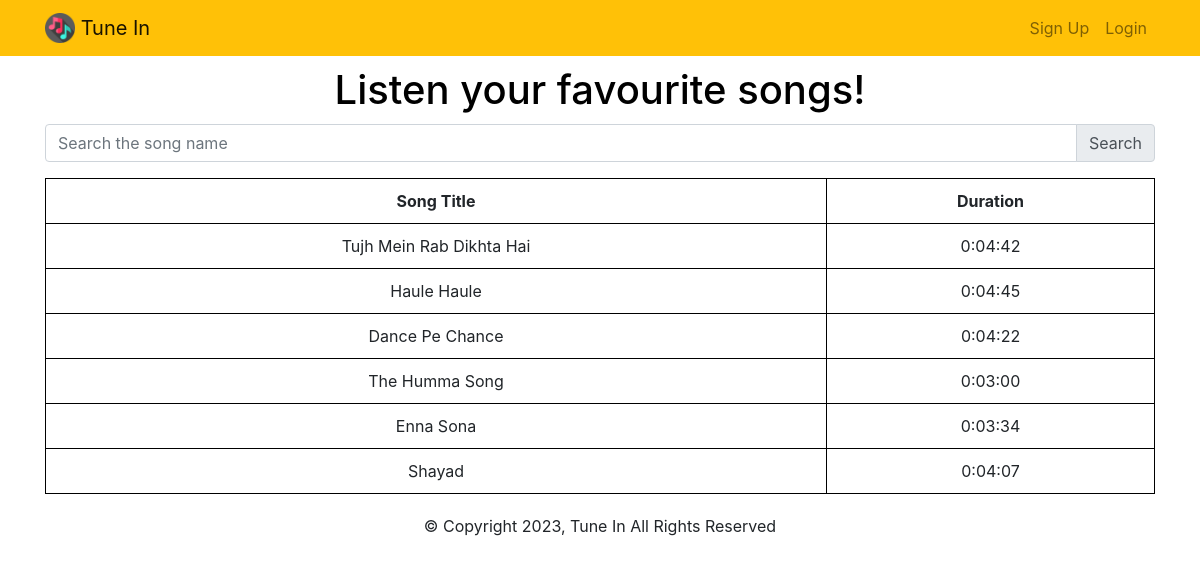
The page / on the database its author committed.
### musicPlayer/models.py (models this page shows, shortened)
class Song(models.Model):
    song_title = models.CharField(max_length=100)
    singer_name = models.CharField(max_length=100)
    album_name = models.CharField(max_length=100)
    duration = models.DurationField(null=True, blank=True)

### musicPlayer/views.py (the view)
# urls.py: path('', views.index, name='index'),
def index(request):
    if 'q' in request.GET:
        q = request.GET['q']
        songs = Song.objects.filter(song_title__icontains=q)
    else:
        songs = Song.objects.all()
    lensongs = len(songs)
    context = {'songs':songs, 'lensongs': lensongs}
    return render(request, 'index.html', context=context)

### musicPlayer/templates/index.html (shortened to what this page needs)
{% extends "base.html" %}
{% block content %}
    <div style="margin: 10px auto; width: 90%;">
        <h1 style="text-align: center;">Listen your favourite songs!</h1>
    </div>
    <form>
        <div class="input-group mb-3">
            <input type="search" class="form-control" name="q" placeholder="Search the song name" aria-label="Search the song name" aria-describedby="song search">
            <div class="input-group-append">
              <button class="input-group-text" id="search-button" type="submit">Search</button>
            </div>
          </div>
    </form>
    {% if lensongs > 0 %}
    <table style="width: 100%; text-align: center;">
        <tr>
            <th>Song Title</th>
            <th>Duration</th>
        </tr>
             {% for song in songs %}
        <tr>
            <td>{{  song.song_title }}</td>
            <td>{{  song.duration }}</td>
        </tr>
        {% endfor %}
    </table>
    {% endif %}
{% endblock %}

### musicPlayer/templates/base.html (shortened to what this page needs)
{% load static %}
<!doctype html>
<html lang="en">
<head>
    <link rel="stylesheet" type="text/css" href="{% static 'style.css' %}">
    <link rel="stylesheet" href="https://stackpath.bootstrapcdn.com/bootstrap/4.4.1/css/bootstrap.min.css">
</head>
<body >
<nav class="navbar navbar-expand-md navbar-light bg-warning">
<div class="container">
    <a class="navbar-brand" href="{% url 'index' %}">
         <img src="{% static 'logo.png' %}" width="30" height="30" class="d-inline-block align-top">
        <span>Tune In</span>
    </a>
    <div class="collapse navbar-collapse" id="navbarNav">
    <ul class="navbar-nav ml-auto">
            {% if user.is_authenticated %}
                <li class="nav-item">
                    <a class="nav-link" href="{% url 'myplaylists' %}">My Playlist</a>
                </li>
                <li class="nav-item">
                    <a href="#" onclick="$('#signOutBtn').click()" class="nav-link">Logout</a>
                    <form style='display: none;' method="POST" action="{% url 'logoutuser' %}">
                        {% csrf_token %}
                        <button id="signOutBtn" type="submit">Logout</button>
                    </form>
                </li>
            {% else %}
                <li class="nav-item">
                    <a class="nav-link" href="{% url 'signupuser' %}">Sign Up</a>
                </li>
                <li class="nav-item">
                    <a class="nav-link" href="{% url 'loginuser' %}">Login</a>
                </li>
            {% endif %}
        </ul>
    </div>
</div>
</nav>
<div class="container">
{% block content %}{% endblock %}
</div>
<footer style="text-align:center; margin-top:20px">
         © Copyright 2023, Tune In All Rights Reserved
</footer>
</body>
</html>

### musicPlayer/static/style.css (style rules this page uses)
h1 { color: black; }
table, th, td { border: 1px solid black; border-collapse: collapse; padding: 10px }

### rows shown on the page
Song: song_title "Tujh Mein Rab Dikhta Hai", duration "0:04:42"
Song: song_title "Haule Haule", duration "0:04:45"
Song: song_title "Dance Pe Chance", duration "0:04:22"
Song: song_title "The Humma Song", duration "0:03:00"
Song: song_title "Enna Sona", duration "0:03:34"
Song: song_title "Shayad", duration "0:04:07"
